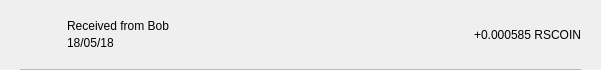
<?xml version="1.0" encoding="UTF-8"?>
<ui version="4.0">
 <class>TxRow</class>
 <widget class="QWidget" name="TxRow">
  <property name="geometry">
   <rect>
    <x>0</x>
    <y>0</y>
    <width>601</width>
    <height>70</height>
   </rect>
  </property>
  <property name="minimumSize">
   <size>
    <width>0</width>
    <height>40</height>
   </size>
  </property>
  <property name="windowTitle">
   <string>Form</string>
  </property>
  <layout class="QVBoxLayout" name="verticalLayout_3">
   <property name="spacing">
    <number>0</number>
   </property>
   <property name="leftMargin">
    <number>0</number>
   </property>
   <property name="topMargin">
    <number>0</number>
   </property>
   <property name="rightMargin">
    <number>0</number>
   </property>
   <property name="bottomMargin">
    <number>0</number>
   </property>
   <item>
    <widget class="QWidget" name="rowContainer" native="true">
     <layout class="QVBoxLayout" name="verticalLayout_2">
      <property name="spacing">
       <number>9</number>
      </property>
      <property name="leftMargin">
       <number>20</number>
      </property>
      <property name="topMargin">
       <number>9</number>
      </property>
      <property name="rightMargin">
       <number>20</number>
      </property>
      <property name="bottomMargin">
       <number>0</number>
      </property>
      <item>
       <widget class="QFrame" name="frame">
        <property name="styleSheet">
         <string notr="true">border:none;</string>
        </property>
        <property name="frameShape">
         <enum>QFrame::StyledPanel</enum>
        </property>
        <property name="frameShadow">
         <enum>QFrame::Raised</enum>
        </property>
        <layout class="QHBoxLayout" name="horizontalLayout" stretch="0,2,0">
         <property name="leftMargin">
          <number>0</number>
         </property>
         <property name="topMargin">
          <number>0</number>
         </property>
         <property name="rightMargin">
          <number>0</number>
         </property>
         <property name="bottomMargin">
          <number>0</number>
         </property>
         <item>
          <widget class="QPushButton" name="icon">
           <property name="focusPolicy">
            <enum>Qt::NoFocus</enum>
           </property>
           <property name="styleSheet">
            <string notr="true">border:none;</string>
           </property>
           <property name="text">
            <string/>
           </property>
           <property name="iconSize">
            <size>
             <width>28</width>
             <height>28</height>
            </size>
           </property>
          </widget>
         </item>
         <item>
          <layout class="QVBoxLayout" name="verticalLayout">
           <property name="spacing">
            <number>3</number>
           </property>
           <property name="leftMargin">
            <number>9</number>
           </property>
           <item>
            <widget class="QLabel" name="lblAddress">
             <property name="styleSheet">
              <string notr="true"/>
             </property>
             <property name="text">
              <string>Received from Bob</string>
             </property>
             <property name="alignment">
              <set>Qt::AlignBottom|Qt::AlignLeading|Qt::AlignLeft</set>
             </property>
            </widget>
           </item>
           <item>
            <widget class="QLabel" name="lblDate">
             <property name="styleSheet">
              <string notr="true"/>
             </property>
             <property name="text">
              <string>18/05/18</string>
             </property>
             <property name="alignment">
              <set>Qt::AlignLeading|Qt::AlignLeft|Qt::AlignTop</set>
             </property>
            </widget>
           </item>
          </layout>
         </item>
         <item>
          <widget class="QLabel" name="lblAmount">
           <property name="styleSheet">
            <string notr="true"/>
           </property>
           <property name="text">
            <string>+0.000585 RSCOIN</string>
           </property>
          </widget>
         </item>
        </layout>
       </widget>
      </item>
      <item>
       <widget class="QLabel" name="lblDivisory">
        <property name="minimumSize">
         <size>
          <width>0</width>
          <height>1</height>
         </size>
        </property>
        <property name="maximumSize">
         <size>
          <width>16777215</width>
          <height>1</height>
         </size>
        </property>
        <property name="styleSheet">
         <string notr="true">background-color:#bababa;</string>
        </property>
        <property name="text">
         <string/>
        </property>
        <property name="alignment">
         <set>Qt::AlignBottom|Qt::AlignLeading|Qt::AlignLeft</set>
        </property>
       </widget>
      </item>
     </layout>
    </widget>
   </item>
  </layout>
 </widget>
 <resources/>
 <connections/>
</ui>
